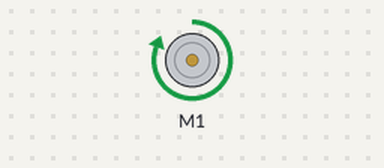
Bench run of a sketch on a simulated Arduino Uno, built with avr-gcc and run on an emulated ATmega328P. Shown: DC motor (green arrow = forward, orange = backward, longer = faster).

Above: at 0.5 s.
Timing chart, 0 to 4.6 s (numbered marks = the images above):
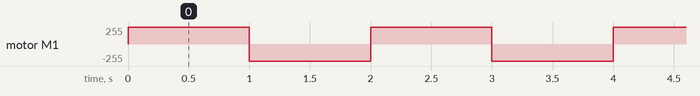

Measured:
- by itself, motor M1: alternates forward 255/255 for 1.0 s and backward 255/255 for 1.0 s

The sketch:

10a._Rotate_DC_Motor.ino
```cpp
#include <AFMotor.h> // Include the AFMotor library

AF_DCMotor motor(1); // Create a DC motor object with motor number 1

void setup() {
  motor.setSpeed(255); // Set the motor speed to the maximum (255)
}

void loop() {
  motor.run(FORWARD); // Rotate the motor forward
  delay(1000); // Wait for 1 second
  motor.run(BACKWARD); // Rotate the motor backward
  delay(1000); // Wait for 1 second
}
```
